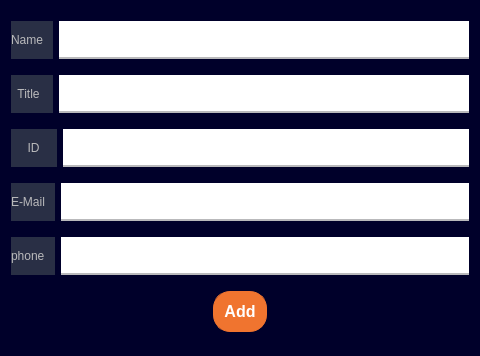
<?xml version="1.0" encoding="UTF-8"?>
<ui version="4.0">
 <class>AddProfessorPage</class>
 <widget class="QDialog" name="AddProfessorPage">
  <property name="geometry">
   <rect>
    <x>0</x>
    <y>0</y>
    <width>480</width>
    <height>356</height>
   </rect>
  </property>
  <property name="windowTitle">
   <string>Add Professor Page</string>
  </property>
  <property name="styleSheet">
   <string notr="true">/*Copyright (c) DevSec Studio. All rights reserved.

MIT License

Permission is hereby granted, free of charge, to any person obtaining a copy
of this software and associated documentation files (the &quot;Software&quot;), to deal
in the Software without restriction, including without limitation the rights
to use, copy, modify, merge, publish, distribute, sublicense, and/or sell
copies of the Software, and to permit persons to whom the Software is
furnished to do so, subject to the following conditions:

The above copyright notice and this permission notice shall be included in all
copies or substantial portions of the Software.

THE SOFTWARE IS PROVIDED *AS IS*, WITHOUT WARRANTY OF ANY KIND, EXPRESS OR
IMPLIED, INCLUDING BUT NOT LIMITED TO THE WARRANTIES OF MERCHANTABILITY,
FITNESS FOR A PARTICULAR PURPOSE AND NONINFRINGEMENT. IN NO EVENT SHALL THE
AUTHORS OR COPYRIGHT HOLDERS BE LIABLE FOR ANY CLAIM, DAMAGES OR OTHER
LIABILITY, WHETHER IN AN ACTION OF CONTRACT, TORT OR OTHERWISE, ARISING FROM,
OUT OF OR IN CONNECTION WITH THE SOFTWARE OR THE USE OR OTHER DEALINGS IN THE SOFTWARE.
*/

/*-----QWidget-----*/
QWidget
{
	background-color: rgb(0, 0, 42);
	color: #ffffff;
	border-color: #000000;

}


/*-----QLabel-----*/
QLabel
{
	background-color: #292f45;
	color: #b9b9bb;
	border-color: #000000;

}


/*-----QPushButton-----*/
QPushButton
{
	background-color: #f0742f;
	color: #fff;
	font-weight: bold;
	border-style: solid;
	border-width: 1px;
	border-radius: 17px;
	border-color: #f0742f;
	padding: 10px;

}


QPushButton::hover
{
	background-color: #fc7c11;
	color: #ffff;

}


QPushButton::pressed
{
	background-color: #ff6b35;
	color: #fff;

}


/*-----QToolButton-----*/
QToolButton
{
	background-color: #292f45;
	color: #ffffff;
	border-style: solid;
	border-color: #000000;

}


QToolButton::hover
{
	background-color: #fc7c11;
	color: #000000;
	padding: 2px;
	border-radius: 15px;
	border-color: #fc7c11;

}


QToolButton::pressed
{
	background-color: #fc7c11;
	color: #000000;
	border-style: solid;
	border-width: 2px;

}


/*-----QLineEdit-----*/
QLineEdit{
	background-color: rgb(255, 255, 255);
	color: rgb(35, 35, 35);
	font-weight: bold;
	border-style: solid;
	border-width: 2px;
	border-top: 0px;
	border-left: 0px;
	border-right: 0px;
	border-color: #b9b9bb;
	padding: 10px;

}


/*-----QCheckBox-----*/
QCheckBox
{
	background-color: transparent;
	color: #b9b9bb;
	font-weight: bold;

}


QCheckBox::indicator
{
    color: #b1b1b1;
    background-color: #00111d;
    border: 1px solid #f0742f;
    width: 12px;
    height: 12px;

}


QCheckBox::indicator:checked
{
    image:url(&quot;./ressources/check.png&quot;); /*To replace*/
	background-color: #1f2b2b;
    border: 1px solid #f0742f;

}


QCheckBox::indicator:unchecked:hover
{
    border: 1px solid #f0742f;

}


QCheckBox::disabled
{
	color: #656565;

}


QCheckBox::indicator:disabled
{
	background-color: #656565;
	color: #656565;
    border: 1px solid #656565;

}
</string>
  </property>
  <layout class="QVBoxLayout" name="verticalLayout">
   <item>
    <layout class="QHBoxLayout" name="horizontalLayout_6">
     <item>
      <layout class="QHBoxLayout" name="horizontalLayout">
       <item>
        <widget class="QLabel" name="label">
         <property name="text">
          <string>Name   </string>
         </property>
        </widget>
       </item>
       <item>
        <widget class="QLineEdit" name="line_name"/>
       </item>
      </layout>
     </item>
    </layout>
   </item>
   <item>
    <layout class="QHBoxLayout" name="horizontalLayout_7">
     <item>
      <layout class="QHBoxLayout" name="horizontalLayout_2">
       <item>
        <widget class="QLabel" name="label_4">
         <property name="text">
          <string>  Title    </string>
         </property>
        </widget>
       </item>
       <item>
        <widget class="QLineEdit" name="line_title"/>
       </item>
      </layout>
     </item>
    </layout>
   </item>
   <item>
    <layout class="QHBoxLayout" name="horizontalLayout_8">
     <item>
      <layout class="QHBoxLayout" name="horizontalLayout_3">
       <item>
        <widget class="QLabel" name="label_3">
         <property name="text">
          <string>     ID     </string>
         </property>
        </widget>
       </item>
       <item>
        <widget class="QLineEdit" name="line_ID"/>
       </item>
      </layout>
     </item>
    </layout>
   </item>
   <item>
    <layout class="QHBoxLayout" name="horizontalLayout_9">
     <item>
      <layout class="QHBoxLayout" name="horizontalLayout_4">
       <item>
        <widget class="QLabel" name="label_5">
         <property name="text">
          <string>E-Mail   </string>
         </property>
        </widget>
       </item>
       <item>
        <widget class="QLineEdit" name="line_mail"/>
       </item>
      </layout>
     </item>
    </layout>
   </item>
   <item>
    <layout class="QHBoxLayout" name="horizontalLayout_10">
     <item>
      <layout class="QHBoxLayout" name="horizontalLayout_5">
       <item>
        <widget class="QLabel" name="label_2">
         <property name="text">
          <string>phone   </string>
         </property>
        </widget>
       </item>
       <item>
        <widget class="QLineEdit" name="line_phone"/>
       </item>
      </layout>
     </item>
    </layout>
   </item>
   <item>
    <layout class="QHBoxLayout" name="horizontalLayout_11">
     <item>
      <spacer name="horizontalSpacer">
       <property name="orientation">
        <enum>Qt::Horizontal</enum>
       </property>
       <property name="sizeHint" stdset="0">
        <size>
         <width>40</width>
         <height>20</height>
        </size>
       </property>
      </spacer>
     </item>
     <item>
      <widget class="QPushButton" name="bottum_add">
       <property name="font">
        <font>
         <pointsize>12</pointsize>
         <bold>true</bold>
        </font>
       </property>
       <property name="text">
        <string>Add</string>
       </property>
       <property name="icon">
        <iconset>
         <selectedoff>:/new/img/add.png</selectedoff>
        </iconset>
       </property>
       <property name="iconSize">
        <size>
         <width>27</width>
         <height>27</height>
        </size>
       </property>
      </widget>
     </item>
     <item>
      <spacer name="horizontalSpacer_2">
       <property name="orientation">
        <enum>Qt::Horizontal</enum>
       </property>
       <property name="sizeHint" stdset="0">
        <size>
         <width>40</width>
         <height>20</height>
        </size>
       </property>
      </spacer>
     </item>
    </layout>
   </item>
  </layout>
 </widget>
 <resources/>
 <connections/>
</ui>
